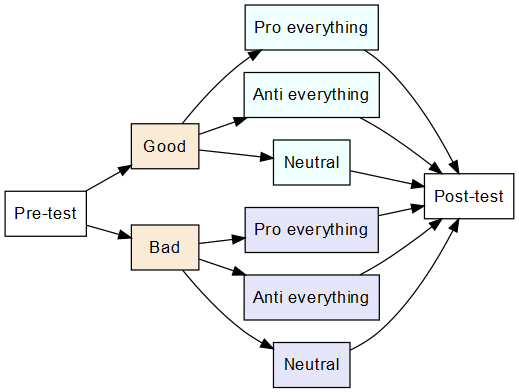

R code for this plot:
#
#                /-----> Pro everything --->\
#               /                            \
#          Good -------> Anti everything ---->\
#         /     \                              \
#        /       \-----> Neutral -------------->\
#       /                                        \
#  Pr-test                                        Post-test
#      \                                         /
#       \        /-----> Pro everything ------->/
#        \      /                              /
#          Bad  -------> Anti everything ---->/
#               \                            /
#                \-----> Neutral ---------->/
#ibrary(DiagrammeR)

code <- "digraph goodal_procedure {
  # Nodes
  node [shape=rectangle, style=filled, color=black, label='', fontname = Arial]
  
  node [fillcolor = white]
  start [label = 'Pre-test']
  end   [label = 'Post-test']
  
  # Nodes:factor 1
  node [fillcolor = antiquewhite, label = 'Good']
  good
  
  node [fillcolor = antiquewhite, label = 'Bad']
  bad
  
  # Nodes: good x factor 2 
  node [fillcolor = azure, label = 'Pro everything']
  good_pro
  
  node [fillcolor = azure, label = 'Anti everything']
  good_anti
  
  node [fillcolor = azure, label = 'Neutral']
  good_neutral
  
  # Nodes: bad x factor 2
  node [fillcolor = lavender, label = 'Pro everything']
  bad_pro
  
  node [fillcolor = lavender, label = 'Anti everything']
  bad_anti
  
  node [fillcolor = lavender, label = 'Neutral']
  bad_neutral
  
  
  # Edges
  edge [color = black]
  start      -> {good bad}
  good -> {good_pro good_anti good_neutral}
  bad    -> {bad_pro bad_anti bad_neutral}
  {good_pro good_anti good_neutral
  bad_pro bad_anti bad_neutral} -> end
  
  
  # Graph
  graph [layout = dot, rankdir = LR]
}"

grViz(code)
